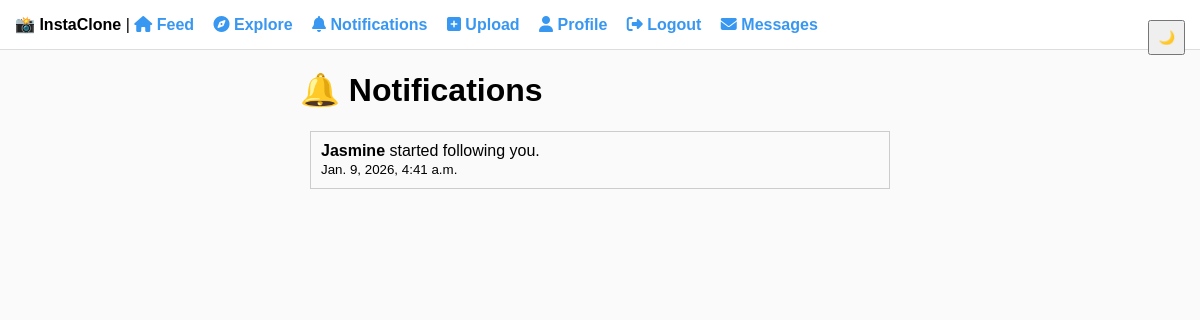
The app's page /notifications/ (signed in) with its own data.
### core/models.py (models this page shows, shortened)
class Notification(models.Model):
    NOTIFICATION_TYPES = (
        ("follow", "Follow"),
        ("like", "Like"),
        ("comment", "Comment"),
    )
    sender = models.ForeignKey(User, on_delete=models.CASCADE, related_name="sent_notifications")
    receiver = models.ForeignKey(User, on_delete=models.CASCADE, related_name="received_notifications")
    notification_type = models.CharField(max_length=10, choices=NOTIFICATION_TYPES)
    post = models.ForeignKey(Post, on_delete=models.CASCADE, null=True, blank=True)
    created_at = models.DateTimeField(auto_now_add=True)
    is_seen = models.BooleanField(default=False)

### core/views.py (the view)
# urls.py: path('notifications/', views.notifications, name="notifications"),
@login_required(login_url="login")
def notifications(request):
    notifications = Notification.objects.filter(receiver=request.user).order_by("-created_at")
    notifications.update(is_seen=True)
    return render(request, "core/notifications.html", {"notifications": notifications})

### core/templates/core/notifications.html
{% extends "core/base.html" %}
{% block content %}
<h1>🔔 Notifications</h1>
{% if notifications %}
    {% for n in notifications %}
        <div style="border:1px solid #ccc; padding:10px; margin:10px;">
            <b>{{ n.sender.username }}</b>
            {% if n.notification_type == "follow" %}
                started following you.
            {% elif n.notification_type == "like" %}
                liked your post.
            {% elif n.notification_type == "comment" %}
                commented on your post.
            {% endif %}
            <br>
            <small>{{ n.created_at }}</small>
        </div>
    {% endfor %}
{% else %}
    <p>No notifications yet.</p>
{% endif %}
{% endblock %}

### core/static/core/style.css (style rules this page uses)
body { margin: 0; font-family: Arial, sans-serif; background-color: #fafafa; }

### records on screen
Notification: sender.username "Jasmine", notification_type "started following you.", created_at "Jan. 9, 2026, 4:41 a.m."
